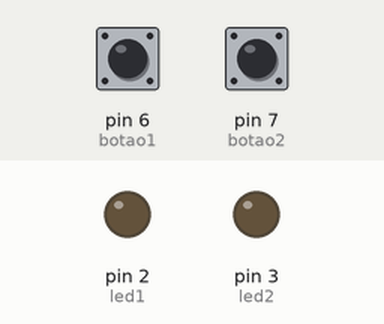
Bench run of a sketch on a simulated Arduino Uno, built with avr-gcc and run on an emulated ATmega328P. Parts: output pins drawn as LEDs (lit = HIGH). Dashed ring = blinking. The inputs (shaded band) are chosen by the test bench; at power-on: pin 6 (botao1) HIGH, pin 7 (botao2) HIGH.

Above: at 1.2 s.
1.3 s: pin 6 (botao1) pulled LOW for 1 s
At 1.42 s:
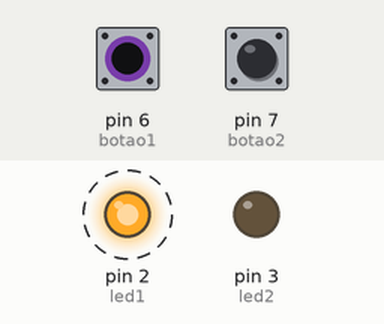
3.8 s: pin 7 (botao2) pulled LOW for 3.2 s
At 3.92 s:
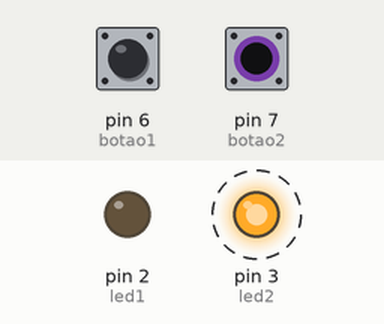
8.5 s: pin 6 (botao1) pulled LOW for 3.2 s
At 12.1 s:
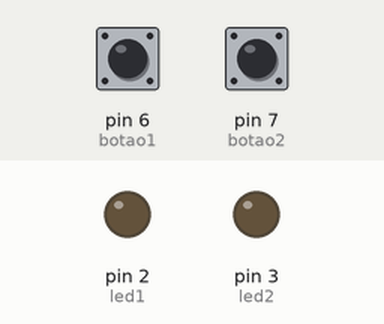
Timing chart, 0 to 13.6 s (numbered marks = the images above; inputs shaded):
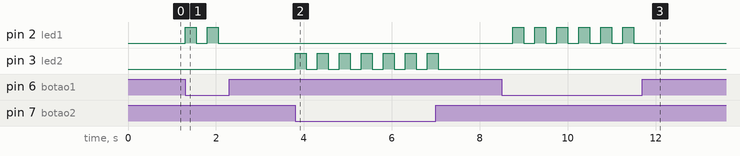

The sketch:

led_and_button_denial.ino
```cpp
bool ld = 0;
int led1 = 2;
int led2 = 3;
int botao1 = 6;
int botao2 = 7;

void setup(){

pinMode(led1,OUTPUT);
pinMode(botao1,INPUT_PULLUP);
pinMode(led2,OUTPUT);
pinMode(botao2,INPUT_PULLUP);

}

void loop(){

  while (!digitalRead(botao1) == HIGH) {
  ld = !ld;
  digitalWrite(led1,ld);
  delay(250);
  digitalWrite(led1, LOW);
  }
  while (!digitalRead(botao2) == HIGH) {
  ld = !ld;
  digitalWrite(led2,ld);
  delay(250);
  digitalWrite(led2, LOW);
  }
}
```

Measured:
- after the input at 1.3 s, pin 2 (led1): alternates HIGH for 0.25 s and LOW for 0.25 s, 4 changes in all, then stays LOW, starting at once
- after the input at 3.8 s, pin 3 (led2): alternates HIGH for 0.25 s and LOW for 0.25 s, 14 changes in all, then stays LOW, starting at once
- after the input at 8.5 s, pin 2 (led1): alternates HIGH for 0.25 s and LOW for 0.25 s, 12 changes in all, then stays LOW, starting after 0.25 s
